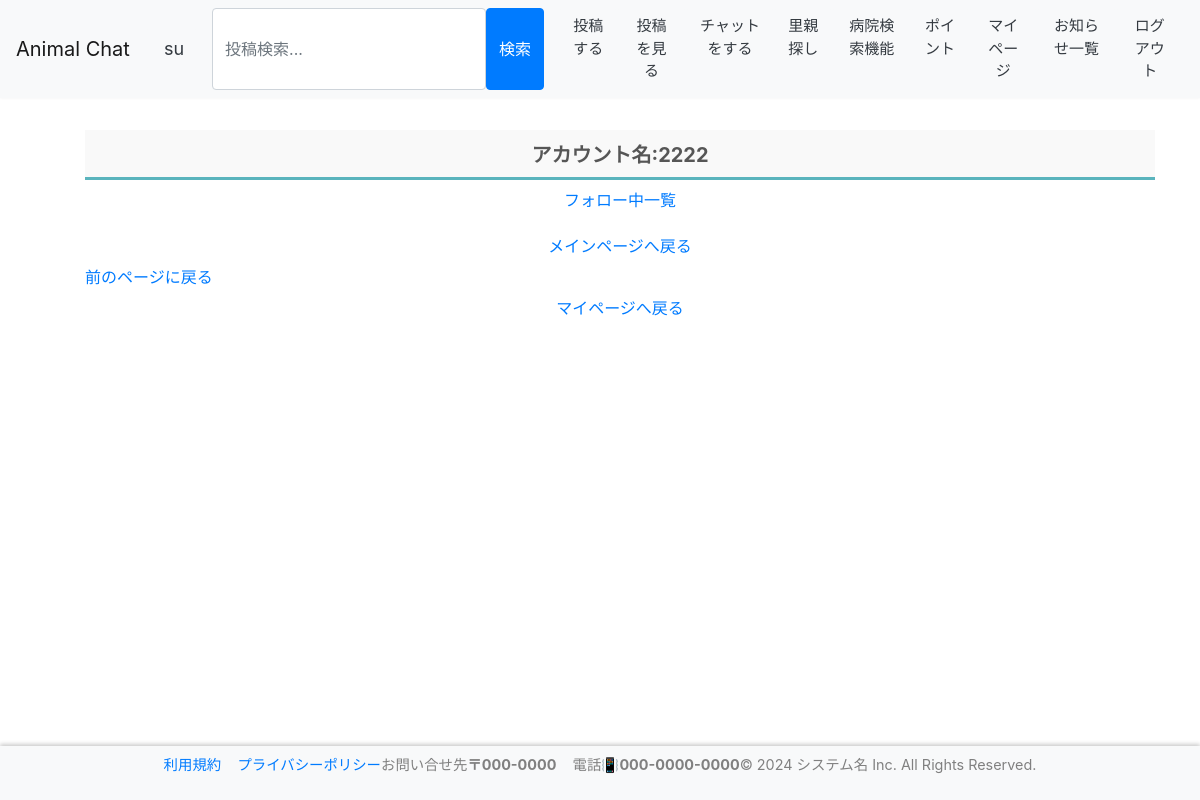
The app's page /contents/mypage/follower/ (signed in), older data.
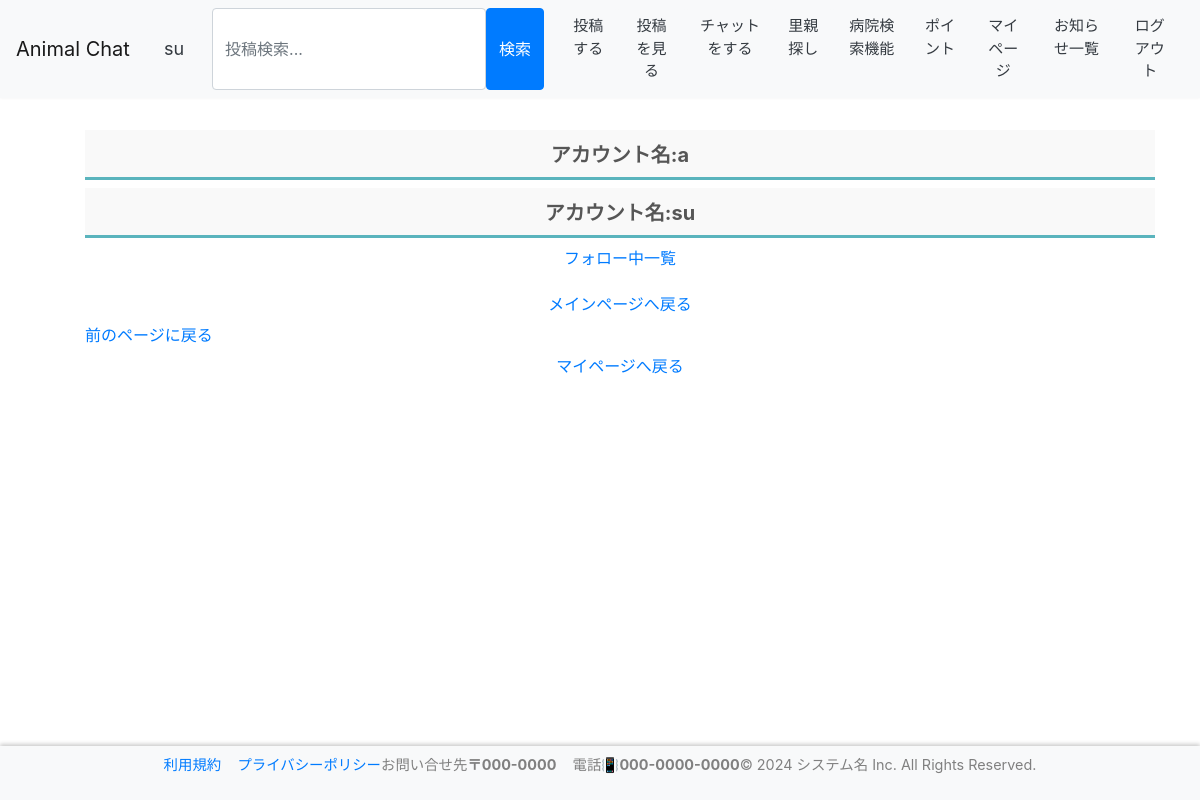
The same page, newer data.
### contents/models.py (models this page shows)
class FollowList(models.Model):
    id = models.AutoField(primary_key=True)
    follow = models.IntegerField(
        gettext_lazy("アカウントID"),
        null=False,
    )
    follow_name = models.CharField(
        gettext_lazy("アカウント名"),
        null=False,
        max_length=128,
        default='',
        blank=True,
    )
    follow_er = models.IntegerField(
        gettext_lazy("アカウントID"),
        null=False,
    )
    follow_er_name = models.CharField(
        gettext_lazy("アカウント名"),
        null=False,
        max_length=128,
        default='',
        blank=True,
    )

### contents/views.py (the view)
# urls.py: path('mypage/follower/',views.Follow_erView.as_view(), name='follow_er'),
class Follow_erView(ListView):
    template_name = "contents/follower_list.html"
    model = FollowList
    paginate_by = 10
    context_object_name = "erlist"
    def get_queryset(self):
        user = self.request.user
        queryset = FollowList.objects.filter(follow_er=user.id)#.values_list("follow_er_name").order_by("follow_er_name").distinct()
        return queryset

### accounts/models.py (called while the page is built)
    def __str__(self):
        return self.__unicode__()

    def __unicode__(self):
        return self.screen_name or self.email

### templates/contents/follower_list.html (shortened to what this page needs)
{% extends "base.html" %}
{% load static %}
{% block content %}
<ul>
    <h3 style="text-align:center;">フォロワー一覧</h3>
    <br>
    {% for data in erlist %}
    <label class="tab_item2" for="programming">アカウント名:{{ data.follow_name }}</label>
    <br>
    {% endfor %}
    <br>
    <a href="{% url 'contents:follow' %}" class="btn btn-link btn-block" target="_self">フォロー中一覧</a>
    <a href="{% url 'accounts:index' %}" class="btn btn-link btn-block" target="_self">メインページへ戻る</a>
    <a href="javascript:history.back()" class="return-btn">前のページに戻る</a>
    <a href="{% url 'accounts:mypage' %}" class="btn btn-link btn-block" target="_self">マイページへ戻る</a>
</ul>
{% endblock %}

Row changes from the older to the newer data that the page shows:
changed FollowList (number 1 of 2 on the later page): follow_name "2222" → "a"
added FollowList: follow_name "su"
